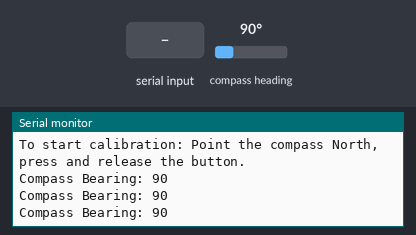
The sketch below on a simulated Arduino Uno, built with avr-gcc and run on an emulated ATmega328P. Shown: the last lines printed to the serial monitor. Wiring (inferred from the names in the program): CMPS compass at I2C address 0x60. The test bench sets the inputs (shaded band); at power-on: compass heading 90°.

Above: at 1.3 s.
1.4 s: "n" received over Serial
3.0 s: "e" received over Serial
4.5 s: "s" received over Serial
6.0 s: "w" received over Serial
7.5 s: compass heading set to 7°
At 7.9 s:
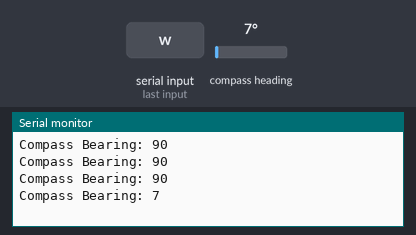
9.0 s: compass heading set to 180°
At 9.4 s:
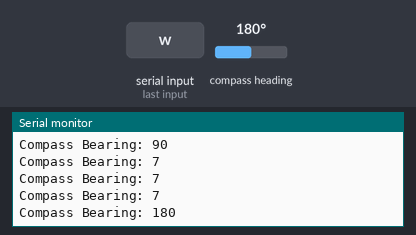
Timing chart, 0 to 11.5 s (numbered marks = the images above; inputs shaded):
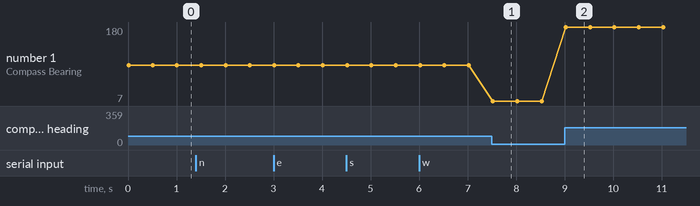

The sketch:

test-button-kalibrasi.ino
```cpp
#include <Wire.h>

#define ADDRESS 0x60 // Address of CMPS03 compass
#define CALIBRATION_PIN 6 // Pin on CMPS03 used for calibration

void setup() {
  Wire.begin(); // Initialize I2C
  Serial.begin(115200); // Initialize Serial communication
  Serial.println("CMPS03 Compass Initialization Complete");
  Serial.println("To start calibration: Point the compass North, press and release the button.");
}

void loop() {
  byte highByte;
  byte lowByte;

  // Read compass value
  Wire.beginTransmission(ADDRESS); // Start communication with CMPS03
  Wire.write(2); // Request register 2
  Wire.endTransmission();
  Wire.requestFrom(ADDRESS, 2); // Request 2 bytes of data

  while (Wire.available() < 2); // Wait until 2 bytes are received
  highByte = Wire.read(); // Read the high byte
  lowByte = Wire.read(); // Read the low byte
  int bearing = ((highByte << 8) + lowByte) / 10;

  Serial.print("Compass Bearing: ");
  Serial.println(bearing); // Print compass value
  delay(500); // Delay for stability

  // Check if calibration button on CMPS03 was pressed
  if (Serial.available() > 0) {
    char input = Serial.read();
    if (input == 'n') {
      Serial.println("Calibration Step: North - Press the button on CMPS03");
    }
    if (input == 'e') {
      Serial.println("Calibration Step: East - Press the button on CMPS03");
    }
    if (input == 's') {
      Serial.println("Calibration Step: South - Press the button on CMPS03");
    }
    if (input == 'w') {
      Serial.println("Calibration Step: West - Press the button on CMPS03");
    }
  }
}
```

Measured:
- after the input at 7.5 s, the serial monitor: prints a new line at once (image 1)
- after the input at 9.0 s, the serial monitor: prints a new line at once (image 2)
- plotted number 1: 90 → 7 after the input at 7.5 s, 7 → 180 after the input at 9.0 s
